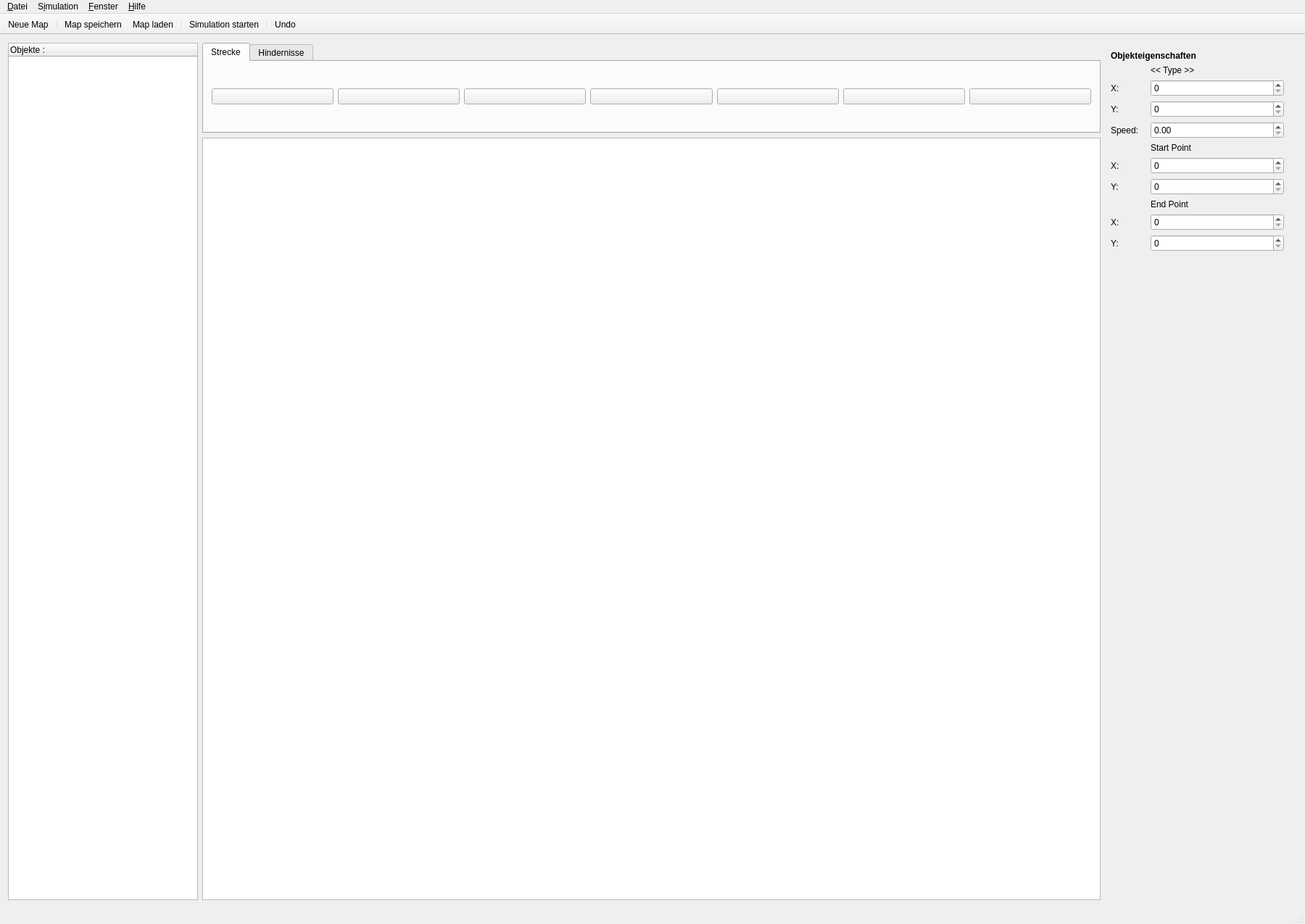
<?xml version="1.0" encoding="UTF-8"?>
<ui version="4.0">
 <class>Editor</class>
 <widget class="QMainWindow" name="Editor">
  <property name="enabled">
   <bool>true</bool>
  </property>
  <property name="geometry">
   <rect>
    <x>0</x>
    <y>0</y>
    <width>1800</width>
    <height>1275</height>
   </rect>
  </property>
  <property name="windowTitle">
   <string>Editor</string>
  </property>
  <property name="windowIcon">
   <iconset resource="icons.qrc">
    <normaloff>:/icon/img/icon/editor.svg</normaloff>:/icon/img/icon/editor.svg</iconset>
  </property>
  <property name="autoFillBackground">
   <bool>false</bool>
  </property>
  <widget class="QWidget" name="centralWidget">
   <layout class="QHBoxLayout" name="horizontalLayout_2">
    <item>
     <widget class="QTreeWidget" name="treeWidget">
      <property name="maximumSize">
       <size>
        <width>262</width>
        <height>16777215</height>
       </size>
      </property>
      <column>
       <property name="text">
        <string notr="true">Objekte :</string>
       </property>
      </column>
     </widget>
    </item>
    <item>
     <layout class="QVBoxLayout" name="MOFO1">
      <property name="sizeConstraint">
       <enum>QLayout::SetMaximumSize</enum>
      </property>
      <item>
       <widget class="QTabWidget" name="tabWidget">
        <property name="sizePolicy">
         <sizepolicy hsizetype="Expanding" vsizetype="Fixed">
          <horstretch>0</horstretch>
          <verstretch>0</verstretch>
         </sizepolicy>
        </property>
        <property name="minimumSize">
         <size>
          <width>0</width>
          <height>125</height>
         </size>
        </property>
        <property name="maximumSize">
         <size>
          <width>16777215</width>
          <height>125</height>
         </size>
        </property>
        <property name="baseSize">
         <size>
          <width>0</width>
          <height>125</height>
         </size>
        </property>
        <property name="currentIndex">
         <number>0</number>
        </property>
        <widget class="QWidget" name="tab">
         <property name="maximumSize">
          <size>
           <width>16777215</width>
           <height>300</height>
          </size>
         </property>
         <attribute name="title">
          <string>Strecke</string>
         </attribute>
         <layout class="QHBoxLayout" name="horizontalLayout_3">
          <item>
           <widget class="QPushButton" name="startingPointButton">
            <property name="toolTip">
             <string>Startpunkt</string>
            </property>
            <property name="text">
             <string/>
            </property>
            <property name="icon">
             <iconset resource="icons.qrc">
              <normaloff>:/icon/img/icon/startingpoint.svg</normaloff>:/icon/img/icon/startingpoint.svg</iconset>
            </property>
            <property name="iconSize">
             <size>
              <width>64</width>
              <height>64</height>
             </size>
            </property>
           </widget>
          </item>
          <item>
           <widget class="QPushButton" name="endingPointButton">
            <property name="toolTip">
             <string>Zielpunkt</string>
            </property>
            <property name="text">
             <string/>
            </property>
            <property name="icon">
             <iconset resource="icons.qrc">
              <normaloff>:/icon/img/icon/endingpoint.svg</normaloff>:/icon/img/icon/endingpoint.svg</iconset>
            </property>
            <property name="iconSize">
             <size>
              <width>64</width>
              <height>64</height>
             </size>
            </property>
           </widget>
          </item>
          <item>
           <widget class="QPushButton" name="straightButton">
            <property name="toolTip">
             <string>Gerade</string>
            </property>
            <property name="text">
             <string/>
            </property>
            <property name="icon">
             <iconset resource="icons.qrc">
              <normaloff>:/btn_icon/img/icon/straight.svg</normaloff>:/btn_icon/img/icon/straight.svg</iconset>
            </property>
            <property name="iconSize">
             <size>
              <width>64</width>
              <height>64</height>
             </size>
            </property>
           </widget>
          </item>
          <item>
           <widget class="QPushButton" name="turnButton">
            <property name="toolTip">
             <string>Kurve</string>
            </property>
            <property name="text">
             <string/>
            </property>
            <property name="icon">
             <iconset resource="icons.qrc">
              <normaloff>:/btn_icon/img/icon/turn.svg</normaloff>:/btn_icon/img/icon/turn.svg</iconset>
            </property>
            <property name="iconSize">
             <size>
              <width>64</width>
              <height>64</height>
             </size>
            </property>
           </widget>
          </item>
          <item>
           <widget class="QPushButton" name="intersectionButton">
            <property name="toolTip">
             <string>Kreuzung</string>
            </property>
            <property name="text">
             <string/>
            </property>
            <property name="icon">
             <iconset resource="icons.qrc">
              <normaloff>:/btn_icon/img/icon/intersection.svg</normaloff>:/btn_icon/img/icon/intersection.svg</iconset>
            </property>
            <property name="iconSize">
             <size>
              <width>64</width>
              <height>64</height>
             </size>
            </property>
           </widget>
          </item>
          <item>
           <widget class="QPushButton" name="tIntersectionButton">
            <property name="toolTip">
             <string>T-Kreuzung</string>
            </property>
            <property name="text">
             <string/>
            </property>
            <property name="icon">
             <iconset resource="icons.qrc">
              <normaloff>:/btn_icon/img/icon/tintersection.svg</normaloff>:/btn_icon/img/icon/tintersection.svg</iconset>
            </property>
            <property name="iconSize">
             <size>
              <width>64</width>
              <height>64</height>
             </size>
            </property>
           </widget>
          </item>
          <item>
           <widget class="QPushButton" name="deleteTileButton">
            <property name="toolTip">
             <string>Streckenabschnitt löschen</string>
            </property>
            <property name="text">
             <string/>
            </property>
            <property name="icon">
             <iconset resource="icons.qrc">
              <normaloff>:/btn_icon/img/icon/delete.svg</normaloff>:/btn_icon/img/icon/delete.svg</iconset>
            </property>
            <property name="iconSize">
             <size>
              <width>64</width>
              <height>64</height>
             </size>
            </property>
           </widget>
          </item>
         </layout>
        </widget>
        <widget class="QWidget" name="tab_2">
         <property name="maximumSize">
          <size>
           <width>16777215</width>
           <height>300</height>
          </size>
         </property>
         <attribute name="title">
          <string>Hindernisse</string>
         </attribute>
         <layout class="QHBoxLayout" name="horizontalLayout">
          <item>
           <widget class="QPushButton" name="staticObstacleButton">
            <property name="toolTip">
             <string>Statisches Hinderniss</string>
            </property>
            <property name="text">
             <string/>
            </property>
            <property name="icon">
             <iconset resource="icons.qrc">
              <normaloff>:/btn_icon/img/icon/staticobs.svg</normaloff>:/btn_icon/img/icon/staticobs.svg</iconset>
            </property>
            <property name="iconSize">
             <size>
              <width>64</width>
              <height>64</height>
             </size>
            </property>
           </widget>
          </item>
          <item>
           <widget class="QPushButton" name="dynamicObstacleButton">
            <property name="toolTip">
             <string>Dynamisches Hinderniss</string>
            </property>
            <property name="text">
             <string/>
            </property>
            <property name="icon">
             <iconset resource="icons.qrc">
              <normaloff>:/btn_icon/img/icon/dynamicobs.svg</normaloff>:/btn_icon/img/icon/dynamicobs.svg</iconset>
            </property>
            <property name="iconSize">
             <size>
              <width>64</width>
              <height>64</height>
             </size>
            </property>
           </widget>
          </item>
          <item>
           <widget class="QPushButton" name="deleteObstacleButton">
            <property name="toolTip">
             <string>Hinderniss löschen</string>
            </property>
            <property name="text">
             <string/>
            </property>
            <property name="icon">
             <iconset resource="icons.qrc">
              <normaloff>:/btn_icon/img/icon/delete.svg</normaloff>:/btn_icon/img/icon/delete.svg</iconset>
            </property>
            <property name="iconSize">
             <size>
              <width>64</width>
              <height>64</height>
             </size>
            </property>
           </widget>
          </item>
         </layout>
        </widget>
       </widget>
      </item>
      <item>
       <widget class="QGraphicsView" name="graphicsView"/>
      </item>
     </layout>
    </item>
    <item>
     <widget class="QWidget" name="ObjectSpecs" native="true">
      <property name="minimumSize">
       <size>
        <width>265</width>
        <height>0</height>
       </size>
      </property>
      <property name="maximumSize">
       <size>
        <width>265</width>
        <height>16777215</height>
       </size>
      </property>
      <layout class="QFormLayout" name="formLayout_2">
       <property name="horizontalSpacing">
        <number>16</number>
       </property>
       <property name="verticalSpacing">
        <number>6</number>
       </property>
       <property name="leftMargin">
        <number>8</number>
       </property>
       <property name="rightMargin">
        <number>18</number>
       </property>
       <item row="1" column="1">
        <widget class="QLabel" name="placeholderType">
         <property name="text">
          <string>&lt;&lt; Type &gt;&gt;</string>
         </property>
        </widget>
       </item>
       <item row="2" column="0">
        <widget class="QLabel" name="labelX">
         <property name="text">
          <string>X:</string>
         </property>
        </widget>
       </item>
       <item row="2" column="1">
        <widget class="QSpinBox" name="spinBoxPosX"/>
       </item>
       <item row="3" column="0">
        <widget class="QLabel" name="labelY">
         <property name="text">
          <string>Y:</string>
         </property>
        </widget>
       </item>
       <item row="3" column="1">
        <widget class="QSpinBox" name="spinBoxPosY"/>
       </item>
       <item row="4" column="0">
        <widget class="QLabel" name="labelSpeed">
         <property name="text">
          <string>Speed:</string>
         </property>
         <property name="margin">
          <number>0</number>
         </property>
        </widget>
       </item>
       <item row="4" column="1">
        <widget class="QDoubleSpinBox" name="spinBoxSpeed"/>
       </item>
       <item row="6" column="1">
        <widget class="QSpinBox" name="spinBoxStartPointX"/>
       </item>
       <item row="7" column="1">
        <widget class="QSpinBox" name="spinBoxStartPointY"/>
       </item>
       <item row="5" column="1">
        <widget class="QLabel" name="labelStartPoint">
         <property name="minimumSize">
          <size>
           <width>250</width>
           <height>0</height>
          </size>
         </property>
         <property name="text">
          <string>Start Point</string>
         </property>
        </widget>
       </item>
       <item row="8" column="1">
        <widget class="QLabel" name="labelEndPoint">
         <property name="text">
          <string>End Point</string>
         </property>
        </widget>
       </item>
       <item row="9" column="1">
        <widget class="QSpinBox" name="spinBoxEndPointX"/>
       </item>
       <item row="10" column="1">
        <widget class="QSpinBox" name="spinBoxEndPointY"/>
       </item>
       <item row="6" column="0">
        <widget class="QLabel" name="labelStartPointX">
         <property name="text">
          <string>X:</string>
         </property>
        </widget>
       </item>
       <item row="7" column="0">
        <widget class="QLabel" name="labelStartPointY">
         <property name="text">
          <string>Y:</string>
         </property>
        </widget>
       </item>
       <item row="9" column="0">
        <widget class="QLabel" name="labelEndPointX">
         <property name="text">
          <string>X:</string>
         </property>
        </widget>
       </item>
       <item row="10" column="0">
        <widget class="QLabel" name="labelEndPointY">
         <property name="text">
          <string>Y:</string>
         </property>
        </widget>
       </item>
       <item row="0" column="0" colspan="2">
        <widget class="QLabel" name="objsettings">
         <property name="maximumSize">
          <size>
           <width>300</width>
           <height>16777215</height>
          </size>
         </property>
         <property name="font">
          <font>
           <weight>75</weight>
           <bold>true</bold>
          </font>
         </property>
         <property name="text">
          <string>Objekteigenschaften</string>
         </property>
        </widget>
       </item>
       <item row="11" column="0" colspan="2">
        <widget class="QLabel" name="labelIcon">
         <property name="minimumSize">
          <size>
           <width>0</width>
           <height>250</height>
          </size>
         </property>
         <property name="styleSheet">
          <string notr="true">opacity: 0.5;
image: url(:/icon/img/icon/editor.svg);
</string>
         </property>
         <property name="lineWidth">
          <number>0</number>
         </property>
         <property name="text">
          <string/>
         </property>
        </widget>
       </item>
      </layout>
     </widget>
    </item>
   </layout>
  </widget>
  <widget class="QMenuBar" name="menuBar">
   <property name="geometry">
    <rect>
     <x>0</x>
     <y>0</y>
     <width>1800</width>
     <height>22</height>
    </rect>
   </property>
   <widget class="QMenu" name="menuFile">
    <property name="title">
     <string>&amp;Datei</string>
    </property>
    <addaction name="actionNeue_Map"/>
    <addaction name="separator"/>
    <addaction name="actionMap_Speichern"/>
    <addaction name="actionMap_Laden"/>
    <addaction name="separator"/>
    <addaction name="actionSchliessen"/>
   </widget>
   <widget class="QMenu" name="menuSimulation">
    <property name="title">
     <string>S&amp;imulation</string>
    </property>
    <addaction name="actionSimulation_starten"/>
   </widget>
   <widget class="QMenu" name="menuFenster">
    <property name="title">
     <string>&amp;Fenster</string>
    </property>
    <addaction name="actionWindowed"/>
    <addaction name="actionFullScreen"/>
   </widget>
   <widget class="QMenu" name="menuHilfe">
    <property name="title">
     <string>&amp;Hilfe</string>
    </property>
    <addaction name="actionHandbuch"/>
    <addaction name="separator"/>
    <addaction name="action_ber"/>
   </widget>
   <addaction name="menuFile"/>
   <addaction name="menuSimulation"/>
   <addaction name="menuFenster"/>
   <addaction name="menuHilfe"/>
  </widget>
  <widget class="QToolBar" name="mainToolBar">
   <property name="movable">
    <bool>false</bool>
   </property>
   <attribute name="toolBarArea">
    <enum>TopToolBarArea</enum>
   </attribute>
   <attribute name="toolBarBreak">
    <bool>false</bool>
   </attribute>
   <addaction name="actionNeue_Map"/>
   <addaction name="separator"/>
   <addaction name="actionMap_Speichern"/>
   <addaction name="actionMap_Laden"/>
   <addaction name="separator"/>
   <addaction name="actionSimulation_starten"/>
   <addaction name="separator"/>
   <addaction name="actionUndo"/>
  </widget>
  <widget class="QStatusBar" name="statusBar"/>
  <action name="actionNeue_Map">
   <property name="icon">
    <iconset resource="icons.qrc">
     <normaloff>:/icon/img/icon/new_map.svg</normaloff>:/icon/img/icon/new_map.svg</iconset>
   </property>
   <property name="text">
    <string>&amp;Neue Map</string>
   </property>
   <property name="shortcut">
    <string>Ctrl+N</string>
   </property>
  </action>
  <action name="actionMap_Speichern">
   <property name="icon">
    <iconset resource="icons.qrc">
     <normaloff>:/icon/img/icon/save.svg</normaloff>:/icon/img/icon/save.svg</iconset>
   </property>
   <property name="text">
    <string>&amp;Map speichern</string>
   </property>
   <property name="shortcut">
    <string>Ctrl+S</string>
   </property>
  </action>
  <action name="actionMap_Laden">
   <property name="icon">
    <iconset resource="icons.qrc">
     <normaloff>:/icon/img/icon/load.svg</normaloff>:/icon/img/icon/load.svg</iconset>
   </property>
   <property name="text">
    <string>Map &amp;laden</string>
   </property>
   <property name="iconText">
    <string>Map laden</string>
   </property>
   <property name="shortcut">
    <string>Ctrl+L</string>
   </property>
  </action>
  <action name="actionSchliessen">
   <property name="text">
    <string>&amp;Schliessen</string>
   </property>
   <property name="shortcut">
    <string>Ctrl+X</string>
   </property>
  </action>
  <action name="actionSimulation_starten">
   <property name="checkable">
    <bool>false</bool>
   </property>
   <property name="enabled">
    <bool>true</bool>
   </property>
   <property name="icon">
    <iconset resource="icons.qrc">
     <normaloff>:/icon/img/icon/run.svg</normaloff>:/icon/img/icon/run.svg</iconset>
   </property>
   <property name="text">
    <string>&amp;Simulation starten</string>
   </property>
  </action>
  <action name="actionWindowed">
   <property name="text">
    <string>&amp;Windowed</string>
   </property>
  </action>
  <action name="actionFullScreen">
   <property name="text">
    <string>&amp;Fullscreen</string>
   </property>
  </action>
  <action name="actionHandbuch">
   <property name="text">
    <string>&amp;Handbuch</string>
   </property>
  </action>
  <action name="action_ber">
   <property name="text">
    <string>&amp;Über</string>
   </property>
  </action>
  <action name="actionUndo">
   <property name="checkable">
    <bool>false</bool>
   </property>
   <property name="icon">
    <iconset resource="icons.qrc">
     <normaloff>:/icon/img/icon/undo.svg</normaloff>:/icon/img/icon/undo.svg</iconset>
   </property>
   <property name="text">
    <string>&amp;Undo</string>
   </property>
   <property name="toolTip">
    <string>Den letzten Schritt rückgängig machen...</string>
   </property>
   <property name="shortcut">
    <string>Ctrl+Z</string>
   </property>
  </action>
 </widget>
 <layoutdefault spacing="6" margin="11"/>
 <resources>
  <include location="icons.qrc"/>
 </resources>
 <connections/>
</ui>
